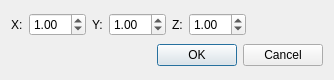
<?xml version="1.0" encoding="UTF-8"?>
<ui version="4.0">
 <class>DialogEdit</class>
 <widget class="QDialog" name="DialogEdit">
  <property name="geometry">
   <rect>
    <x>0</x>
    <y>0</y>
    <width>334</width>
    <height>80</height>
   </rect>
  </property>
  <property name="windowTitle">
   <string>Dialog</string>
  </property>
  <layout class="QVBoxLayout" name="verticalLayout">
   <item>
    <layout class="QHBoxLayout" name="horizontalLayout">
     <item>
      <widget class="QLabel" name="label">
       <property name="text">
        <string>X:</string>
       </property>
      </widget>
     </item>
     <item>
      <widget class="QDoubleSpinBox" name="doubleSpinBox_X">
       <property name="value">
        <double>1.000000000000000</double>
       </property>
      </widget>
     </item>
     <item>
      <widget class="QLabel" name="label_2">
       <property name="text">
        <string>Y:</string>
       </property>
      </widget>
     </item>
     <item>
      <widget class="QDoubleSpinBox" name="doubleSpinBox_Y">
       <property name="value">
        <double>1.000000000000000</double>
       </property>
      </widget>
     </item>
     <item>
      <widget class="QLabel" name="label_3">
       <property name="text">
        <string>Z:</string>
       </property>
      </widget>
     </item>
     <item>
      <widget class="QDoubleSpinBox" name="doubleSpinBox_Z">
       <property name="value">
        <double>1.000000000000000</double>
       </property>
      </widget>
     </item>
     <item>
      <spacer name="horizontalSpacer">
       <property name="orientation">
        <enum>Qt::Horizontal</enum>
       </property>
       <property name="sizeHint" stdset="0">
        <size>
         <width>40</width>
         <height>20</height>
        </size>
       </property>
      </spacer>
     </item>
    </layout>
   </item>
   <item>
    <widget class="QDialogButtonBox" name="buttonBox">
     <property name="orientation">
      <enum>Qt::Horizontal</enum>
     </property>
     <property name="standardButtons">
      <set>QDialogButtonBox::Cancel|QDialogButtonBox::Ok</set>
     </property>
    </widget>
   </item>
  </layout>
 </widget>
 <resources/>
 <connections>
  <connection>
   <sender>buttonBox</sender>
   <signal>accepted()</signal>
   <receiver>DialogEdit</receiver>
   <slot>accept()</slot>
   <hints>
    <hint type="sourcelabel">
     <x>248</x>
     <y>254</y>
    </hint>
    <hint type="destinationlabel">
     <x>157</x>
     <y>274</y>
    </hint>
   </hints>
  </connection>
  <connection>
   <sender>buttonBox</sender>
   <signal>rejected()</signal>
   <receiver>DialogEdit</receiver>
   <slot>reject()</slot>
   <hints>
    <hint type="sourcelabel">
     <x>316</x>
     <y>260</y>
    </hint>
    <hint type="destinationlabel">
     <x>286</x>
     <y>274</y>
    </hint>
   </hints>
  </connection>
 </connections>
</ui>
